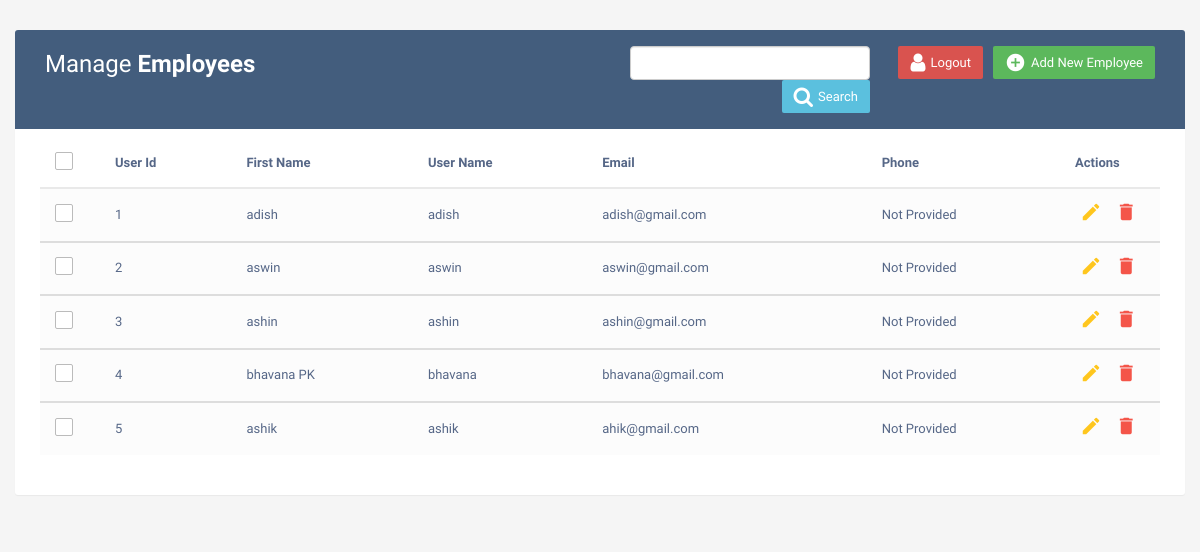
The app's page /site/admin/dashboard/ (signed in) with its own data.
### user_app/models.py (models this page shows, shortened)
class Customer(models.Model):
    name = models.CharField(max_length=50, unique=True)
    user_name = models.CharField(max_length=50, unique=True)
    email = models.EmailField(max_length=50, unique=True)

### admin_app/views.py (the view)
# urls.py: path('dashboard/', views.admin_home, name='admin_home'),
@cache_control(no_cache=True, no_store=True)
@login_required(login_url='admin_log_in')
def admin_home(request):
    if 'email' in request.session:
        my_user = Customer.objects.all()
        context = {
            'users': my_user
        }
        return render(request, 'adminDash.html', context)
    else:
        return redirect(admin_log_in)

### templates/adminDash.html (shortened to what this page needs)
<!DOCTYPE html>
<html lang="en">
<head>
<link rel="stylesheet" href="https://maxcdn.bootstrapcdn.com/font-awesome/4.7.0/css/font-awesome.min.css">
<link rel="stylesheet" href="https://maxcdn.bootstrapcdn.com/bootstrap/3.3.7/css/bootstrap.min.css">
  <body>
    <div class="container-fluid">
        <div class="table-wrapper">
            <div class="table-title">
                <div class="row">
                    <div class="col-sm-6">
						<h2>Manage <b>Employees</b></h2>
					</div>
					<div class="col-sm-6">
						<a href="#addEmployeeModal" class="btn btn-success" data-toggle="modal"><i class="material-icons">&#xE147;</i> <span>Add New Employee</span></a>
						<form action="/site/admin/admin_logout/" method="post">
							<button type="submit" class="btn btn-danger"><i class="fa fa-user"></i> <span>Logout</span></button>
						</form>
						<div class="col-md-6 d-flex">
							<form action="/site/admin/admin_search/" method="post">
							<input type="search" name="search" class="form-control" width="30">
							<button type="submit" class="btn btn-info"><i class="fa fa-search"></i> <span>Search</span></button>
						</form>
						</div>
					</div>
                </div>
            </div>
            <table class="table table-striped table-hover">
                <thead>
                    <tr>
						<th>
							<span class="custom-checkbox">
								<label for="selectAll"></label>
							</span>
						</th>
						<th>User Id</th>
                        <th>First Name</th>
                        <th>User Name</th>
                        <th>Email</th>
                        <th>Phone</th>
                        <th>Actions</th>
                    </tr>
                </thead>
				{% for user in users %}
                <tbody>
                    <tr>
						<td>
							<span class="custom-checkbox">
								<label for="checkbox1"></label>
							</span>
						</td>
						<td>{{ forloop.counter }}</td>
                        <td>{{ user.name }}</td>
                        <td>{{ user.user_name }}</td>
                        <td>{{ user.email }}</td>
                        <td> Not Provided </td>
                        <td>
                            <a href="#editEmployeeModal-{{ forloop.counter }}" class="edit" data-toggle="modal"><i class="material-icons" data-toggle="tooltip" title="Edit">&#xE254;</i></a>
                            <a href="#deleteEmployeeModal-{{ forloop.counter }}" class="delete" data-toggle="modal"><i class="material-icons" data-toggle="tooltip" title="Delete">&#xE872;</i></a>
                        </td>
                    </tr>
                </tbody>
				{% endfor %}
            </table>
        </div>
    </div>
</body>
</html>

### templates/adminDash.html (style rules this page uses)
body { color: #566787; background: #f5f5f5; font-family: 'Varela Round', sans-serif; font-size: 13px; }
.table-wrapper { background: #fff; padding: 20px 25px; margin: 30px 0; border-radius: 3px; box-shadow: 0 1px 1px rgba(0,0,0,.05); }
.table-title { padding-bottom: 15px; background: #435d7d; color: #fff; padding: 16px 30px; margin: -20px -25px 10px; border-radius: 3px 3px 0 0; }
.table-title h2 { margin: 5px 0 0; font-size: 24px; }
.table-title .btn { color: #fff; float: right; font-size: 13px; border: none; min-width: 50px; border-radius: 2px; border: none; outline: none !important; margin-left: 10px; }
.table-title .btn i { float: left; font-size: 21px; margin-right: 5px; }
.table-title .btn span { float: left; margin-top: 2px; }
table.table tr th, table.table tr td { border-color: #e9e9e9; padding: 12px 15px; vertical-align: middle; }
table.table tr th:first-child { width: 60px; }
table.table tr th:last-child { width: 100px; }
table.table-striped tbody tr:nth-of-type(odd) { background-color: #fcfcfc; }
table.table td:last-child i { opacity: 0.9; font-size: 22px; margin: 0 5px; }
table.table td a { font-weight: bold; color: #566787; display: inline-block; text-decoration: none; outline: none !important; }
table.table td a.edit { color: #FFC107; }
table.table td a.delete { color: #F44336; }
table.table td i { font-size: 19px; }
.custom-checkbox { position: relative; }
.custom-checkbox label:before { width: 18px; height: 18px; }
.custom-checkbox label:before { content: ''; margin-right: 10px; display: inline-block; vertical-align: text-top; background: white; border: 1px solid #bbb; border-radius: 2px; box-sizing: border-box; z-index: 2; }

### records on screen
Customer: name "adish", user_name "adish", email "adish@gmail.com"
Customer: name "aswin", user_name "aswin", email "aswin@gmail.com"
Customer: name "ashin", user_name "ashin", email "ashin@gmail.com"
Customer: name "bhavana PK", user_name "bhavana", email "bhavana@gmail.com"
Customer: name "ashik", user_name "ashik", email "ahik@gmail.com"
